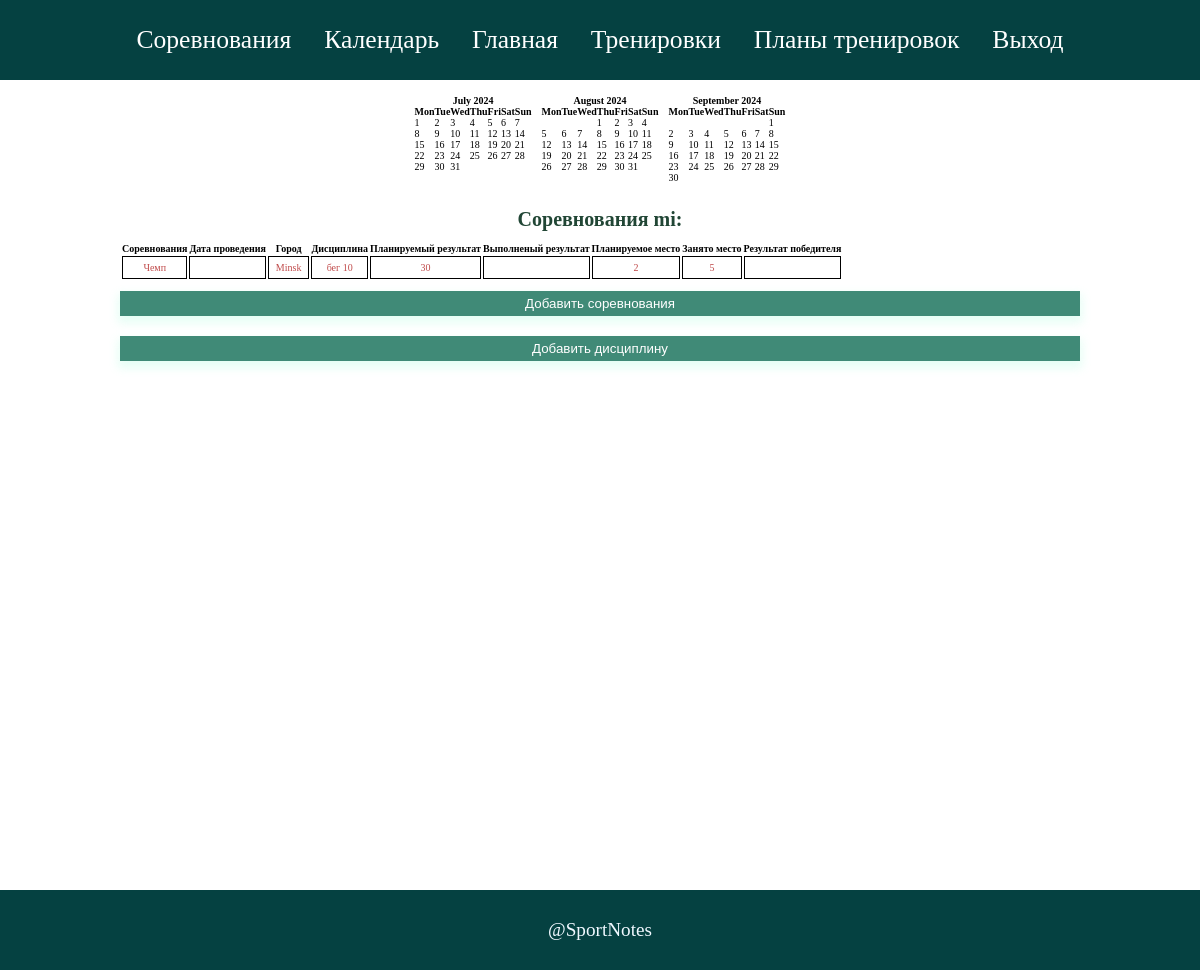
The app's page /competitions_list/ (signed in), older data.
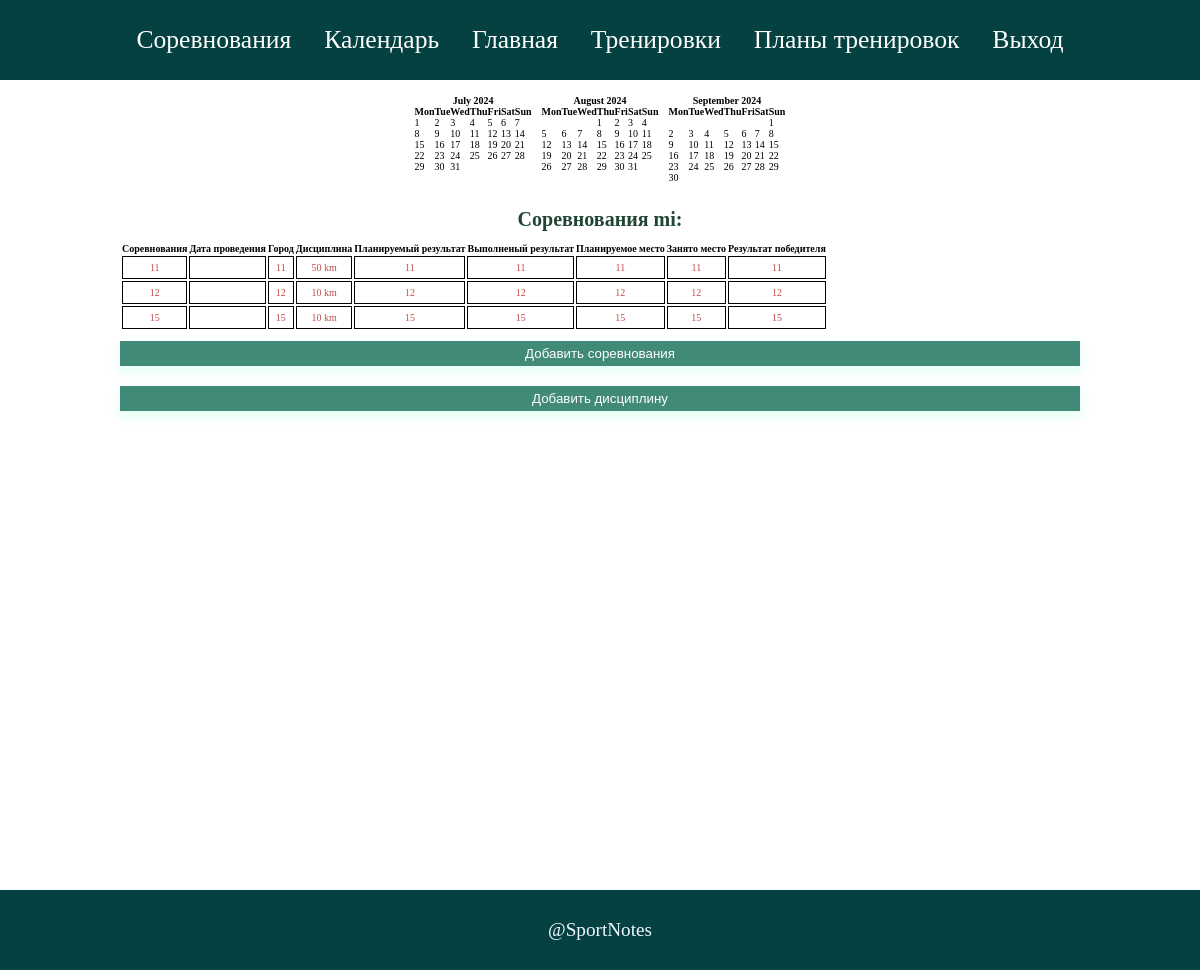
The same page, newer data.
### training/models.py (models this page shows, shortened)
class Competition(models.Model):
    sportsmen = models.ForeignKey(User, on_delete=models.CASCADE, default=None, blank=True)
    name = models.CharField(max_length=100)
    date_start = models.DateField(default=None)
    date_end = models.DateField(default=None)
    city =  models.CharField(max_length=100)
    discipline = models.ForeignKey(Discipline, on_delete=models.CASCADE)
    plan_result = models.CharField(max_length=100)
    plan_place = models.CharField(max_length=100)
    place = models.CharField(max_length=100, blank=True)
    result = models.CharField(max_length=100, blank=True)
    result_first_place = models.CharField(max_length=100, blank=True)
    description = models.CharField(max_length=300, blank=True)
    imgage = models.ImageField(upload_to="app1/static/img/competition", blank=True)

class Discipline(models.Model):
    name = models.CharField(max_length=100)
    description = models.CharField(max_length=300)

### training/views.py (the view)
# urls.py: path('competitions_list/', competitions),
def competitions(request):
    c = calendar.HTMLCalendar()
    html_out1 = c.formatmonth(datetime.today().year, datetime.today().month-1)
    html_out = c.formatmonth(datetime.today().year, datetime.today().month)
    html_out2 = c.formatmonth(datetime.today().year, datetime.today().month+1)
    user_id = request.user.id
    list_competitions = Competition.objects.filter(sportsmen = user_id)
    name = request.user.username
    return render(request, "training/competitions.html", {'list_competitions':list_competitions, 'name':name, 'html_out':html_out, 'html_out2':html_out2, 'html_out1':html_out1})

### templates/training/competitions.html
{% extends "base.html" %}
{% block content %}
<div class="competitions">
  <div class="events">
    <div>
      {{ html_out1|safe }}
    </div>
    <div>
      {{ html_out|safe }}
    </div>
    <div>
      {{ html_out2|safe }}
    </div>
  </div>
    <h1>Соревнования {{ name }}:</h1>
    <table class="competitions-table">
        <tr>
          <th>Соревнования</th>
          <th>Дата проведения</th>
          <th>Город</th>
          <th>Дисциплина</th>
          <th>Планируемый результат</th>
          <th>Выполненый результат</th>
          <th>Планируемое место</th>
          <th>Занято место</th>
          <th>Результат победителя</th>
        </tr>
        {% for item in list_competitions%}
        <tr>
          <td>{{ item.name }}</td>
          <td>{{ item.date|date:"d.m.Y H:i" }}</td>
          <td>{{ item.city }}</td>
          <td>{{ item.discipline.name }}</td>
          <td>{{ item.plan_result }}</td>
          <td>{{ item.result }}</td>
          <td>{{ item.plan_place }}</td>
          <td>{{ item.place }}</td>
          <td>{{ item.result_first_place }}</td>
        </tr>
        {% endfor%}
    </table>
    <a href="/add_competitions">
        <button type="submit" class="btn">Добавить соревнования </button>
    </a>
    <a href="/add_discipline">
        <button type="submit" class="btn">Добавить дисциплину </button>
    </a>
</div>
{% endblock content %}

Row changes from the older to the newer data that the page shows:
removed Competition: name "Чемп", city "Minsk", discipline.name "бег 10", plan_result "30", plan_place "2", place "5"
added Competition: name "11", city "11", discipline.name "50 km", plan_result "11", result "11", plan_place "11", place "11", result_first_place "11"
added Competition: name "12", city "12", discipline.name "10 km", plan_result "12", result "12", plan_place "12", place "12", result_first_place "12"
added Competition: name "15", city "15", discipline.name "10 km", plan_result "15", result "15", plan_place "15", place "15", result_first_place "15"
